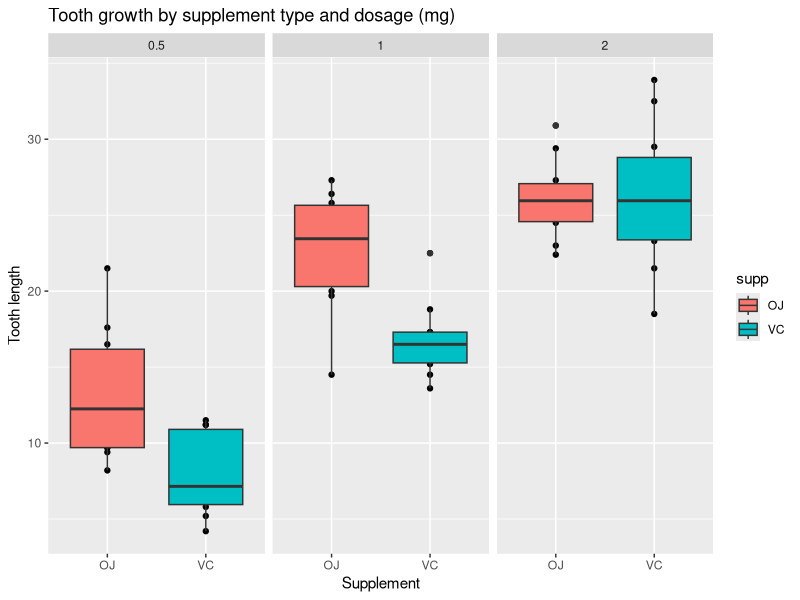

Reproduce this figure in R.
## ---- chunk 1
knitr::opts_chunk$set(echo = TRUE)
## ---- chunk 2
data(ToothGrowth)
head(ToothGrowth)
dim(ToothGrowth)
str(ToothGrowth)
## ---- chunk 3
library(ggplot2)
qplot(supp,len,data=ToothGrowth, facets=~dose, main="Tooth growth by supplement type and dosage (mg)",xlab="Supplement", ylab="Tooth length") + geom_boxplot(aes(fill = supp))
## ---- chunk 4
OJ = ToothGrowth$len[ToothGrowth$supp == 'OJ']
VC = ToothGrowth$len[ToothGrowth$supp == 'VC']
## ---- chunk 5
t.test(OJ, VC, alternative = "greater", paired = FALSE, var.equal = FALSE, conf.level = 0.95)
## ---- chunk 6
doseHalf = ToothGrowth$len[ToothGrowth$dose == 0.5]
doseOne = ToothGrowth$len[ToothGrowth$dose == 1]
doseTwo = ToothGrowth$len[ToothGrowth$dose == 2]
## ---- chunk 7
t.test(doseHalf, doseOne, alternative = "less", paired = FALSE, var.equal = FALSE, conf.level = 0.95)
## ---- chunk 8
t.test(doseOne, doseTwo, alternative = "less", paired = FALSE, var.equal = FALSE, conf.level = 0.95)
